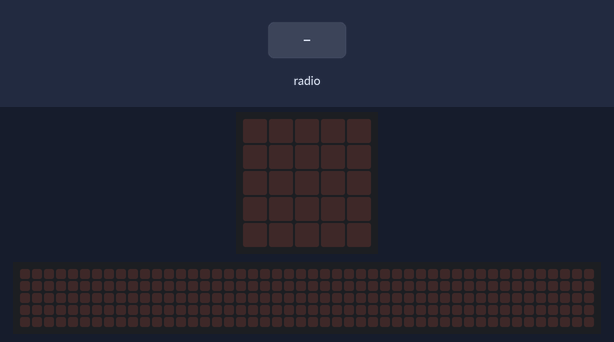
Recording of a program running on a simulated BBC micro:bit running MicroPython. On the bench: the board's 5×5 LED display, a strip that is not on the board, showing the scrolling text unrolled. The test bench sets the inputs (shaded band). The 48×5 strip is a reading aid, not a part: it shows the text the display is scrolling, unrolled, one strip-width of it at a time.

Above: at 1.2 s.
1.3 s: radio message "bd" arrives
At 1.37 s:
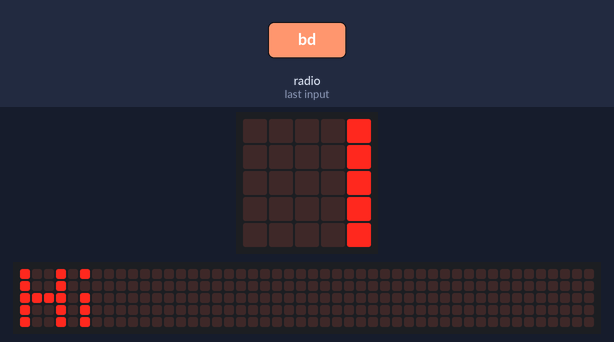
At 2.95 s:
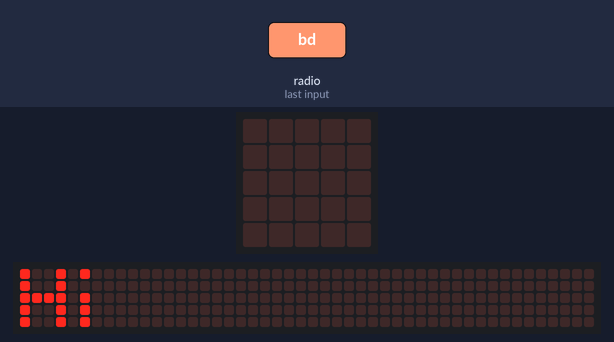
Timing chart, 0 to 4.5 s (numbered marks = the images above; inputs shaded):
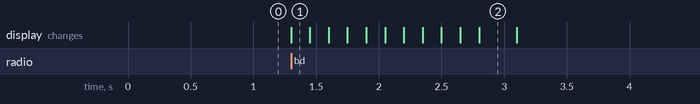

Measured:
- after the input at 1.3 s, the display: changes at once (image 1)

The program:

bordb_receive_.py
```python
from microbit import *
import radio

radio.on()
radio.config(channel=42)
radio.config(power=7)

def servo(pin, degrees):
    degrees = max(0, min(degrees, 180))
    duty = degrees / 180 * 102 + 25
    pin.write_analog(duty)

while 1:

    x = radio.receive()
    if x != None:
        if x[0:2] == "bs":
            servo(pin8, int(x[2:5]))
        if x[0:2] == "bd":
            display.scroll("Hi")
```
